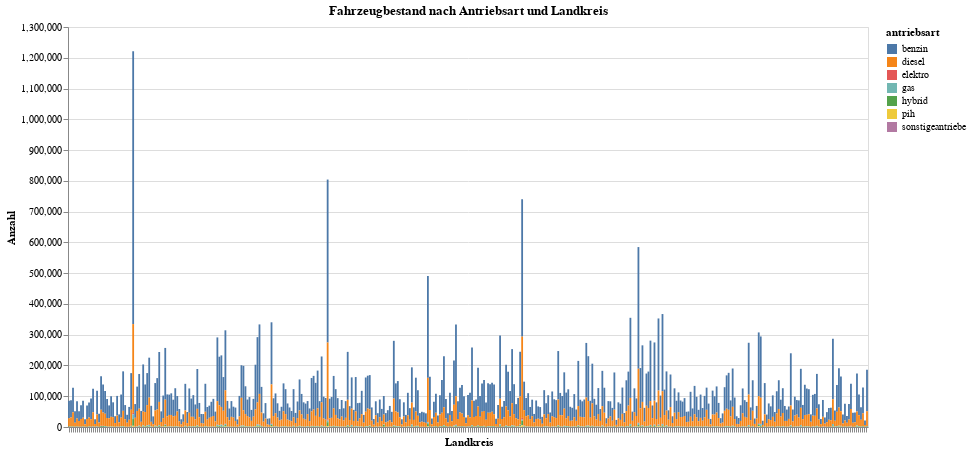

Notebook code for this chart:
### Markdown cell above
### Kurzer Einblick in die Daten

Im Folgenden wird ein kurzer Einblick in die Daten gegeben. Ziel ist es, die Hauptmerkmale der Daten zu beschreiben und einen Überblick über die Daten zu geben. Dies umfasst die Verteilung der Fahrzeugbestände nach Antriebsarten, und die Verteilung der Emissionsgruppen. Durch diese erste Betrachtung können Auffälligkeiten und Hypothesen über mögliche Zusammenhänge aufgestellt werden.
Zur besseren Handhabung und für das nachfolgende Diagramm "Fahrzeugbestand nach Antriebsart und Landkreis" wurde der obige Datensatz `df_merged` gruppiert und geteilt.

### Code cell
chart_antriebe

### Figure 1 — Vega-Lite specification as saved in the notebook (floating-point values rounded to 4 significant figures; data arrays with more than 128 entries replaced by an {"elided": "..."} marker saying what was removed)
{"config": {"view": {"continuousWidth": 300, "continuousHeight": 300}}, "data": {"name": "data-1809797c602adbc12d08416ddc03849f"}, "mark": {"type": "bar"}, "encoding": {"color": {"field": "antriebsart", "type": "nominal"}, "tooltip": [{"field": "landkreis", "type": "nominal"}, {"field": "antriebsart", "type": "nominal"}, {"field": "Anzahl", "type": "quantitative"}], "x": {"axis": {"labels": false, "title": "Landkreis"}, "field": "landkreis", "type": "nominal"}, "y": {"field": "Anzahl", "stack": "zero", "type": "quantitative"}}, "height": 400, "title": "Fahrzeugbestand nach Antriebsart und Landkreis", "width": 800, "$schema": "https://vega.github.io/schema/vega-lite/v5.20.1.json", "datasets": {"data-1809797c602adbc12d08416ddc03849f": {"elided": "2793 records"}}}
